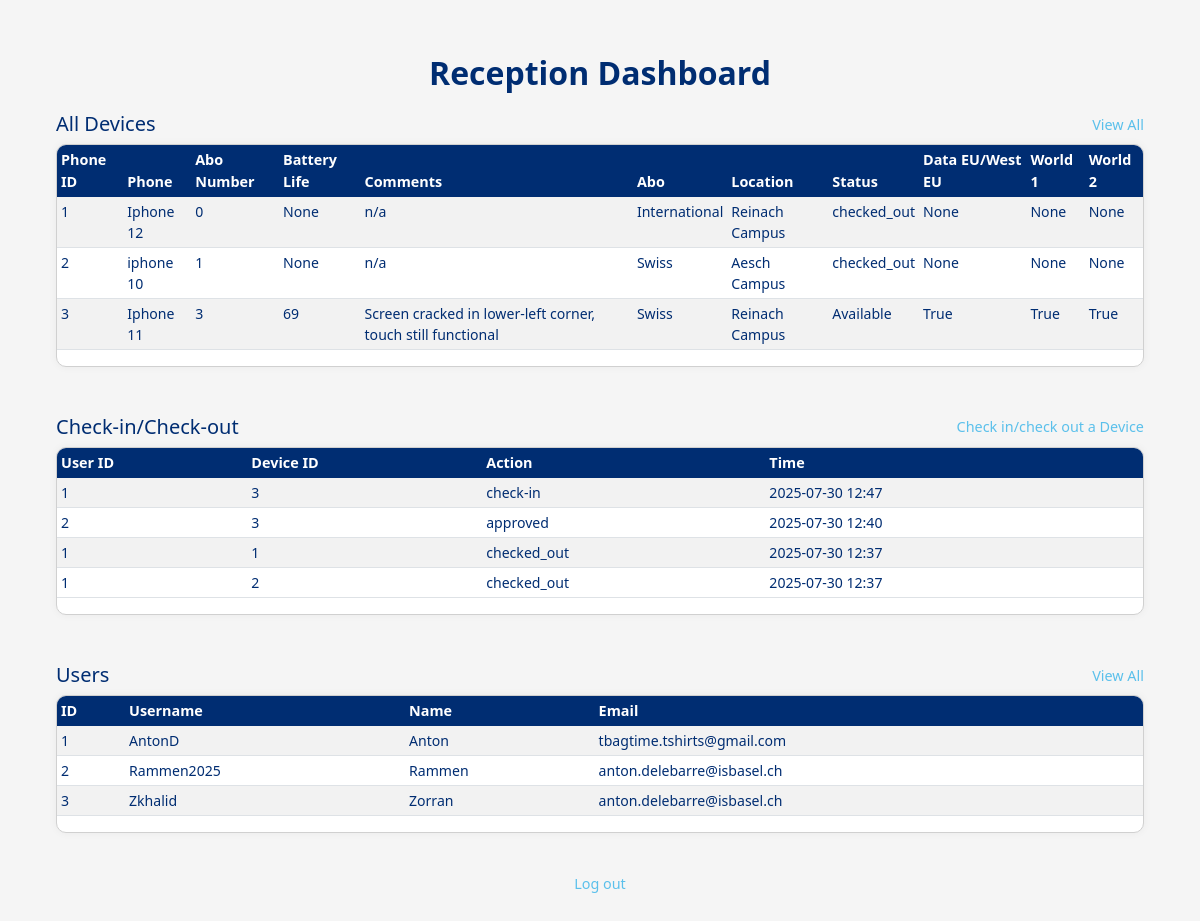
/reception (signed in), run on the app's committed database.
### main.py (models this page shows)
class Device(db.Model):
    device_id = db.Column(db.Integer, primary_key=True)
    Phone = db.Column(db.String(50), nullable=False, unique=False)
    abo_number = db.Column(db.Integer, unique=True)
    abo_type = db.Column(db.String(50))
    location = db.Column(db.String(50))
    status = db.Column(db.String(20), default='Available')
    comment = db.Column(db.String(200))
    battery_life = db.Column(db.String(30))
    DataEU_westEU = db.Column(db.Boolean, default=False)
    World1 = db.Column(db.Boolean, default=False)
    World2 = db.Column(db.Boolean, default=False)

class Usage(db.Model):
    usage_id = db.Column(db.Integer, primary_key=True)
    device_id = db.Column(db.Integer, db.ForeignKey('device.device_id'))
    user_id = db.Column(db.Integer, db.ForeignKey('user.user_id'))
    action = db.Column(db.String(20))
    timestamp = db.Column(db.DateTime, default=cet_now)

class User(db.Model):
    user_id = db.Column(db.Integer, primary_key=True)
    name = db.Column(db.String(50), nullable=False)
    username = db.Column(db.String(50), unique=True, nullable=False)
    password = db.Column(db.String(100), nullable=False)
    email = db.Column(db.String(30), unique=True, nullable=False)
    role = db.Column(db.String(20), nullable=False)

### main.py (the view)
@app.route('/reception')
def reception_dashboard():
    if 'user_id' not in session or session.get('role') not in ('reception', 'admin'):
        flash('Unauthorized access', 'danger')
        return redirect(url_for('login'))
    users = User.query.all()
    devices = Device.query.all()
    available_devices = Device.query.filter_by(status='Available').all()
    usage_history = Usage.query.order_by(Usage.timestamp.desc()).limit(20).all()
    return render_template(
        'reception.html',
        users=users,
        devices=devices,
        available_devices=available_devices,
        usage_history=usage_history
    )

### templates/reception.html (shortened to what this page needs)
<!DOCTYPE html>
<html lang="en">
<head>
  <link href="https://cdn.jsdelivr.net/npm/bootstrap@5.3.0/dist/css/bootstrap.min.css" rel="stylesheet" />
</head>
<body>
    <div class="container-fluid px-3 py-4">
      <h1 class="Title text-center fs-2">Reception Dashboard</h1>
      <section class="mb-5">
        <div class="d-flex justify-content-between align-items-center mb-2 flex-wrap">
          <h2 class="fs-5 mb-2 mb-md-0">All Devices</h2>
          <div>
            <a href="{{ url_for('all_devices') }}" class="Labels">View All</a>
          </div>
        </div>
        <div class="table-responsive">
          <table class="table table-sm table-striped">
            <thead>
              <tr class="Labels">
                <th>Phone ID</th>
                <th>Phone</th>
                <th>Abo Number</th>
                <th>Battery Life</th>
                <th>Comments</th>
                <th>Abo</th>
                <th>Location</th>
                <th>Status</th>
                <th>Data EU/West EU</th>
                <th>World 1</th>
                <th>World 2</th>
              </tr>
            </thead>
            <tbody>
              {% for device in devices[:3] %}
              <tr>
                <td>{{ device.device_id }}</td>
                <td>{{ device.Phone }}</td>
                <td>{{ device.abo_number }}</td>
                <td>{{ device.battery_life }}</td>
                <td>{{ device.comment or 'n/a' }}</td>
                <td>{{ device.abo_type }}</td>
                <td>{{ device.location }}</td>
                <td>{{ device.status }}</td>
                <td>{{ device.DataEU_westEU }}</td>
                <td>{{ device.World1 }}</td>
                <td>{{ device.World2 }}</td>
              </tr>
              {% endfor %}
            </tbody>
          </table>
        </div>
      </section>
      <section class="mb-5">
        <div class="d-flex justify-content-between align-items-center mb-2 flex-wrap">
          <h2 class="fs-5 mb-2 mb-md-0">Check-in/Check-out</h2>
          <a href="{{ url_for('check_in_out') }}" class="Labels">Check in/check out a Device</a>
        </div>
        <div class="table-responsive">
          <table class="table table-sm table-striped">
            <thead>
              <tr class="Labels">
                <th>User ID</th>
                <th>Device ID</th>
                <th>Action</th>
                <th>Time</th>
              </tr>
            </thead>
            <tbody>
              {% for log in usage_history[:4] %}
              <tr>
                <td>{{ log.user_id }}</td>
                <td>{{ log.device_id }}</td>
                <td>{{ log.action }}</td>
                <td>{{ log.timestamp.strftime('%Y-%m-%d %H:%M') }}</td>
              </tr>
              {% endfor %}
            </tbody>
          </table>
        </div>
      </section
      <section class="mb-4">
        <div class="d-flex justify-content-between align-items-center mb-2 flex-wrap">
          <h2 class="fs-5 mb-2 mb-md-0">Users</h2>
          <a href="{{ url_for('all_users') }}" class="Labels">View All</a>
        </div>
        <div class="table-responsive">
          <table class="table table-sm table-striped">
            <thead>
              <tr class="Labels">
                <th>ID</th>
                <th>Username</th>
                <th>Name</th>
                <th>Email</th>
              </tr>
            </thead>
            <tbody>
              {% for user in users[:4] %}
              <tr>
                <td>{{ user.user_id }}</td>
                <td>{{ user.username }}</td>
                <td>{{ user.name }}</td>
                <td>{{ user.email }}</td>
              </tr>
              {% endfor %}
            </tbody>
          </table>
        </div>
      </section>
      <footer class="text-center">
        <p><a href="{{ url_for('logout') }}">Log out</a></p>
      </footer>
    </div>
  </body>
</html>

### templates/reception.html (style rules this page uses)
html, body { background-color: #F5F5F5; color: #002D72; font-family: "Segoe UI", "Helvetica Neue", sans-serif; padding: 0 20px; }
.Labels { font-size: 0.9em; margin-left: 10px; color: #5BC0EB; text-decoration: none; font-weight: 500; }
.Title { color: #002D72; text-align: center; font-size: 2rem; margin: 30px 0 20px; font-weight: 600; }
.table-responsive { border: 1px solid #D0D0D0; border-radius: 10px; background-color: #ffffff; box-shadow: 0 0 8px rgba(0,0,0,0.05); margin-bottom: 30px; }
.table thead th { background-color: #002D72; color: white; border: none; font-size: 0.9rem; }
.table td { color: #002D72; font-size: 0.88rem; }
.table-striped tbody tr:nth-of-type(odd) { background-color: #F8FAFC; }
footer { margin: 40px 0 20px; font-size: 0.9rem; }
footer a { color: #5BC0EB; text-decoration: none; }

### data on the page
Device: device_id "1", Phone "Iphone 12", abo_number "0", battery_life "None", comment "n/a", abo_type "International", location "Reinach Campus", status "checked_out", DataEU_westEU "None", World1 "None", World2 "None"
Device: device_id "2", Phone "iphone 10", abo_number "1", battery_life "None", comment "n/a", abo_type "Swiss", location "Aesch Campus", status "checked_out", DataEU_westEU "None", World1 "None", World2 "None"
Device: device_id "3", Phone "Iphone 11", abo_number "3", battery_life "69", comment "Screen cracked in lower-left corner, touch still functional", abo_type "Swiss", location "Reinach Campus", status "Available", DataEU_westEU "True", World1 "True", World2 "True"
Usage: user_id "1", device_id "3", action "check-in", timestamp "2025-07-30 12:47"
Usage: user_id "2", device_id "3", action "approved", timestamp "2025-07-30 12:40"
Usage: user_id "1", device_id "1", action "checked_out", timestamp "2025-07-30 12:37"
Usage: user_id "1", device_id "2", action "checked_out", timestamp "2025-07-30 12:37"
User: user_id "1", username "AntonD", name "Anton", email "tbagtime.tshirts@gmail.com"
User: user_id "2", username "Rammen2025", name "Rammen", email "anton.delebarre@isbasel.ch"
User: user_id "3", username "Zkhalid", name "Zorran", email "anton.delebarre@isbasel.ch"
